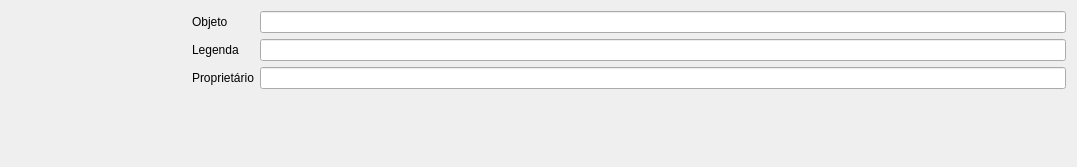
<?xml version="1.0" encoding="UTF-8"?>
<ui version="4.0">
 <class>Objeto</class>
 <widget class="QWidget" name="Objeto">
  <property name="geometry">
   <rect>
    <x>0</x>
    <y>0</y>
    <width>1077</width>
    <height>167</height>
   </rect>
  </property>
  <property name="windowTitle">
   <string>Form</string>
  </property>
  <layout class="QHBoxLayout" name="horizontalLayout" stretch="1,5">
   <item>
    <widget class="QLabel" name="lblImage">
     <property name="text">
      <string>&lt;html&gt;&lt;head/&gt;&lt;body&gt;&lt;p&gt;&lt;br/&gt;&lt;/p&gt;&lt;/body&gt;&lt;/html&gt;</string>
     </property>
    </widget>
   </item>
   <item>
    <layout class="QFormLayout" name="formLayout">
     <item row="0" column="0">
      <widget class="QLabel" name="objetoLabel">
       <property name="text">
        <string>Objeto</string>
       </property>
      </widget>
     </item>
     <item row="0" column="1">
      <widget class="QLineEdit" name="led_objeto"/>
     </item>
     <item row="1" column="0">
      <widget class="QLabel" name="legendaLabel">
       <property name="text">
        <string>Legenda</string>
       </property>
      </widget>
     </item>
     <item row="1" column="1">
      <widget class="QLineEdit" name="led_legenda"/>
     </item>
     <item row="2" column="0">
      <widget class="QLabel" name="proprietRioLabel">
       <property name="text">
        <string>Proprietário</string>
       </property>
      </widget>
     </item>
     <item row="2" column="1">
      <widget class="QLineEdit" name="led_proprietario"/>
     </item>
    </layout>
   </item>
  </layout>
 </widget>
 <resources/>
 <connections/>
</ui>
